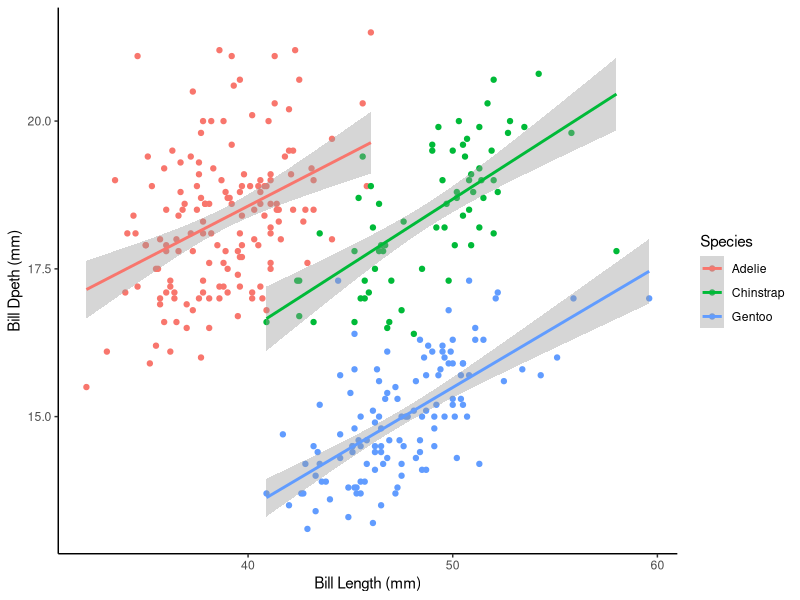

R code for this plot:
## ---- chunk 1
knitr::opts_chunk$set(echo=TRUE,
                      message=FALSE,
                      warning=FALSE)
## ---- chunk 2
library(here)
library(tidyverse)
library(palmerpenguins)
## ---- chunk 3
glimpse(penguins) #look at penguin data!
## ---- chunk 4
penguins %>% #penguin data set
  ggplot(aes(x=bill_length_mm, y=bill_depth_mm,
             color=species))+
           geom_point()+
  geom_smooth(method="lm")+ #add a linear regression
labs(x="Bill Length (mm)",
     y="Bill Dpeth (mm)",
     color= "Species")+
  theme_classic()
